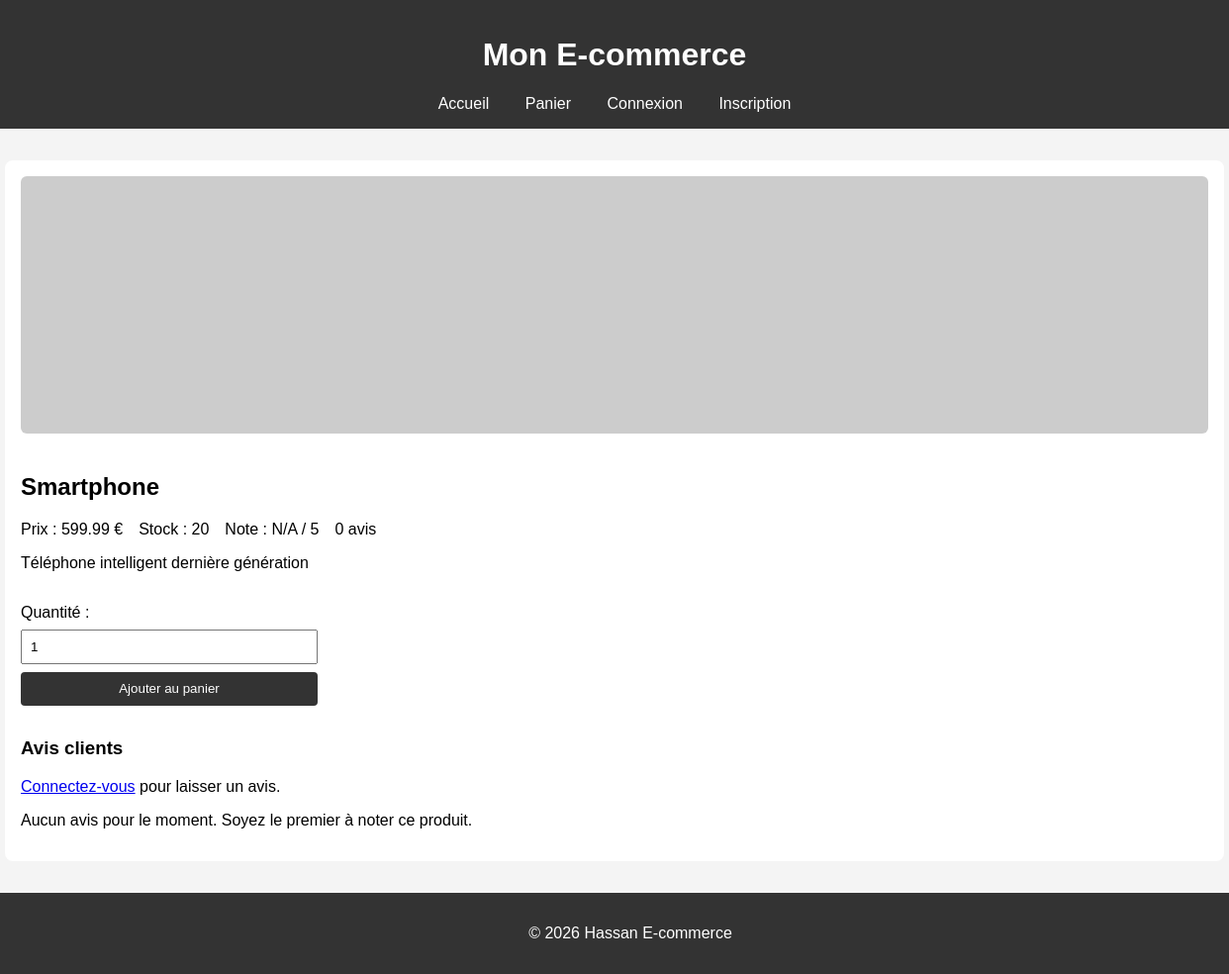
/product.php?id=2, run on the app's committed database.
### tables this page shows
CREATE TABLE products (
    id INT AUTO_INCREMENT PRIMARY KEY,
    name VARCHAR(100) NOT NULL,
    description TEXT,
    price DECIMAL(10,2) NOT NULL,
    image VARCHAR(255),
    stock INT DEFAULT 0,
    created_at TIMESTAMP DEFAULT CURRENT_TIMESTAMP
);

### config.php (called while the page is built, shortened)
<?php
function getProductRating(PDO $db, int $productId): array {
    try {
        $stmt = $db->prepare("SELECT AVG(rating) AS avg_rating, COUNT(*) AS review_count FROM reviews WHERE product_id = ?");
        $stmt->execute([$productId]);
        $result = $stmt->fetch(PDO::FETCH_ASSOC);
        return [
            'avg_rating' => $result['avg_rating'] ? round($result['avg_rating'], 1) : 0,
            'review_count' => $result['review_count'] ?? 0,
        ];
    } catch (PDOException $e) {
        return ['avg_rating' => 0, 'review_count' => 0];
    }
}
?>

### product.php (the view, shortened to what this page needs)
<?php
require 'config.php';
$db = getDBConnection();
$id = $_GET['id'];
$stmt = $db->prepare("SELECT * FROM products WHERE id = ?");
$stmt->execute([$id]);
$product = $stmt->fetch(PDO::FETCH_ASSOC);
$ratingInfo = getProductRating($db, $id);
$reviews = getProductReviews($db, $id);
?>
<!DOCTYPE html>
<html lang="fr">
<head:
    <meta charset="UTF-8">
    <link rel="stylesheet" href="css/style.css">
</head>
<body>
    <header>
        <h1>Mon E-commerce</h1>
        <nav>
            <a href="index.php">Accueil</a>
            <a href="cart.php">Panier</a>
            <?php if(isset($_SESSION['user_id'])): ?>
                <a href="logout.php">Déconnexion</a>
            <?php else: ?>
                <a href="login.php">Connexion</a>
                <a href="register.php">Inscription</a>
            <?php endif; ?>
        </nav>
    </header>
    <main>
        <div class="product-detail">
            <?php $productImage = !empty($product['image']) ? $product['image'] : 'https://via.placeholder.com/600x400?text=Produit'; ?>
            <img class="product-detail-image" src="<?php echo htmlspecialchars($productImage); ?>" alt="<?php echo htmlspecialchars($product['name']); ?>">
            <h2><?php echo htmlspecialchars($product['name']); ?></h2>
            <div class="product-meta">
                <span>Prix : <?php echo $product['price']; ?> €</span>
                <span>Stock : <?php echo $product['stock']; ?></span>
                <span>Note : <?php echo $ratingInfo['avg_rating'] > 0 ? number_format($ratingInfo['avg_rating'], 1) : 'N/A'; ?> / 5</span>
                <span><?php echo $ratingInfo['review_count']; ?> avis</span>
            </div>
            <p><?php echo htmlspecialchars($product['description']); ?></p>
            <form action="add_to_cart.php" method="post" class="cart-form">
                <label>Quantité :</label>
                <input type="number" name="quantity" value="1" min="1" max="<?php echo $product['stock']; ?>">
                <button type="submit">Ajouter au panier</button>
            </form>
        </div>
        <section class="product-reviews">
            <h3>Avis clients</h3>
            <?php if (isset($_SESSION['user_id'])): ?>
                <form method="post" class="review-form">
                    <label for="rating">Note :</label>
                    <select id="rating" name="rating">
                        <option value="5">5 étoiles</option>
                        <option value="4">4 étoiles</option>
                        <option value="3">3 étoiles</option>
                        <option value="2">2 étoiles</option>
                        <option value="1">1 étoile</option>
                    </select>
                    <label for="comment">Commentaire :</label>
                    <textarea id="comment" name="comment" rows="4" required></textarea>
                    <button type="submit">Publier mon avis</button>
                </form>
            <?php else: ?>
                <p><a href="login.php">Connectez-vous</a> pour laisser un avis.</p>
            <?php endif; ?>
            <?php if (empty($reviews)): ?>
                <p>Aucun avis pour le moment. Soyez le premier à noter ce produit.</p>
            <?php endif; ?>
        </section>
    </main>
    <footer>
        <p>&copy; 2026 Hassan E-commerce</p>
    </footer>
</body>
</html>

### css/style.css (style rules this page uses)
body { font-family: Arial, sans-serif; margin: 0; padding: 0; background-color: #f4f4f4; }
header { background-color: #333; color: white; padding: 1rem; text-align: center; }
nav a { color: white; margin: 0 1rem; text-decoration: none; }
main { max-width: 1200px; margin: 2rem auto; padding: 1rem; background: white; border-radius: 8px; }
form { display: flex; flex-direction: column; max-width: 300px; }
label { margin-top: 1rem; }
input, button { padding: 0.5rem; margin-top: 0.5rem; }
button, .button { display: inline-block; background-color: #333; color: white; border: none; cursor: pointer; padding: 0.6rem 1rem; border-radius: 4px; text-decoration: none; }
.product-image, .product-detail-image { width: 100%; max-height: 260px; object-fit: cover; border-radius: 6px; margin-bottom: 1rem; }
.product-meta, .review-header, .payment-options { display: flex; flex-wrap: wrap; gap: 1rem; align-items: center; margin-bottom: 1rem; }
.product-reviews, .review-item, .checkout-form, .review-form { margin-top: 2rem; }
footer { text-align: center; padding: 1rem; background-color: #333; color: white; position: relative; width: 100%; }

### data on the page
products: name "Smartphone", price "599.99", stock "20", description "Téléphone intelligent dernière génération"

### other printed values
$ratingInfo['review_count'] "0"
